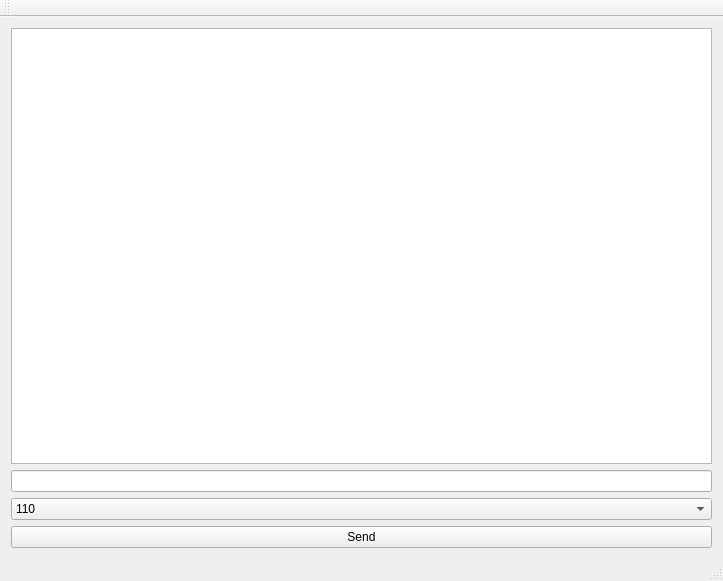
<?xml version="1.0" encoding="UTF-8"?>
<ui version="4.0">
 <class>MainWindow</class>
 <widget class="QMainWindow" name="MainWindow">
  <property name="geometry">
   <rect>
    <x>0</x>
    <y>0</y>
    <width>723</width>
    <height>581</height>
   </rect>
  </property>
  <property name="windowTitle">
   <string>MainWindow</string>
  </property>
  <widget class="QWidget" name="centralWidget">
   <layout class="QVBoxLayout" name="verticalLayout_3">
    <item>
     <widget class="QListWidget" name="listWidget"/>
    </item>
    <item>
     <widget class="QLineEdit" name="lineEdit"/>
    </item>
    <item>
     <widget class="QComboBox" name="comboBox">
      <item>
       <property name="text">
        <string>110</string>
       </property>
      </item>
      <item>
       <property name="text">
        <string>300</string>
       </property>
      </item>
      <item>
       <property name="text">
        <string>600</string>
       </property>
      </item>
      <item>
       <property name="text">
        <string>1200</string>
       </property>
      </item>
      <item>
       <property name="text">
        <string>2400</string>
       </property>
      </item>
      <item>
       <property name="text">
        <string>4800</string>
       </property>
      </item>
      <item>
       <property name="text">
        <string>9600</string>
       </property>
      </item>
      <item>
       <property name="text">
        <string>14400</string>
       </property>
      </item>
      <item>
       <property name="text">
        <string>19200</string>
       </property>
      </item>
      <item>
       <property name="text">
        <string>38400</string>
       </property>
      </item>
      <item>
       <property name="text">
        <string>56000</string>
       </property>
      </item>
      <item>
       <property name="text">
        <string>57600</string>
       </property>
      </item>
      <item>
       <property name="text">
        <string>115200</string>
       </property>
      </item>
      <item>
       <property name="text">
        <string>128000</string>
       </property>
      </item>
      <item>
       <property name="text">
        <string>256000</string>
       </property>
      </item>
     </widget>
    </item>
    <item>
     <widget class="QPushButton" name="pushButton">
      <property name="text">
       <string>Send</string>
      </property>
     </widget>
    </item>
   </layout>
  </widget>
  <widget class="QMenuBar" name="menuBar">
   <property name="geometry">
    <rect>
     <x>0</x>
     <y>0</y>
     <width>723</width>
     <height>21</height>
    </rect>
   </property>
  </widget>
  <widget class="QToolBar" name="mainToolBar">
   <attribute name="toolBarArea">
    <enum>TopToolBarArea</enum>
   </attribute>
   <attribute name="toolBarBreak">
    <bool>false</bool>
   </attribute>
  </widget>
  <widget class="QStatusBar" name="statusBar"/>
 </widget>
 <layoutdefault spacing="6" margin="11"/>
 <resources/>
 <connections/>
</ui>
